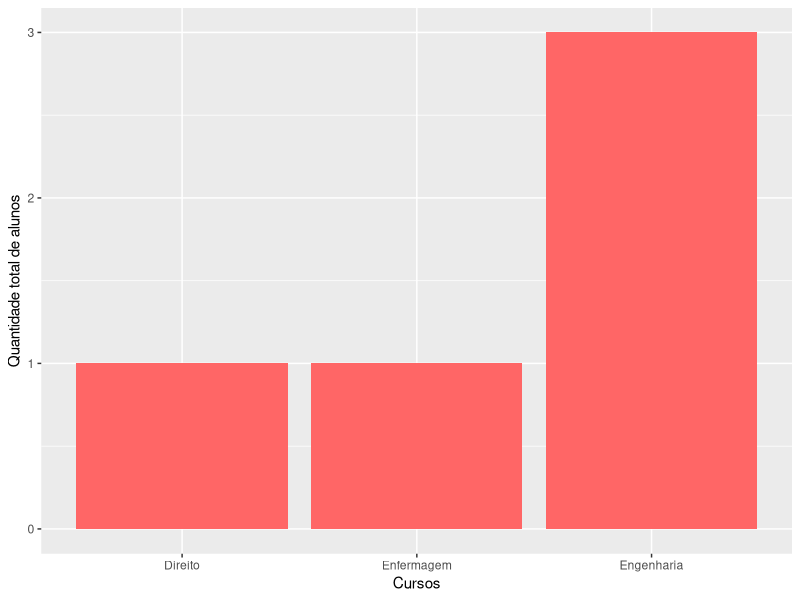
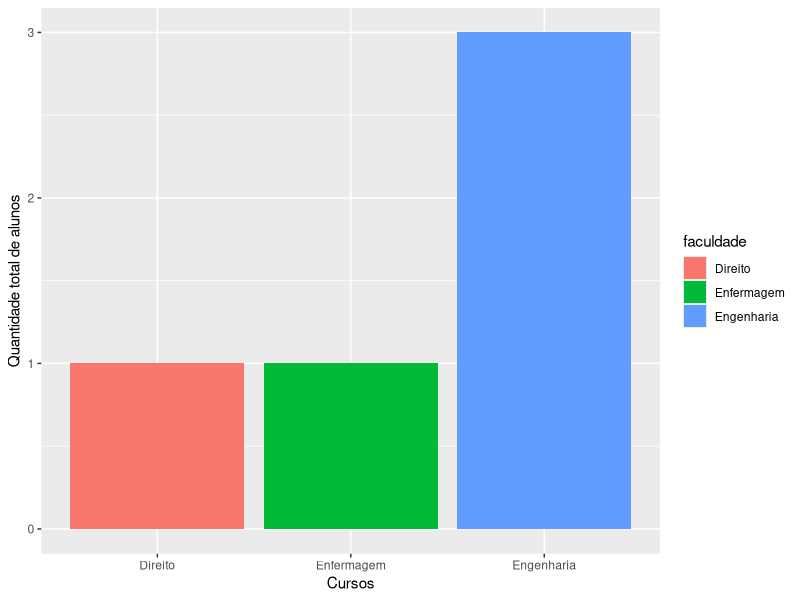
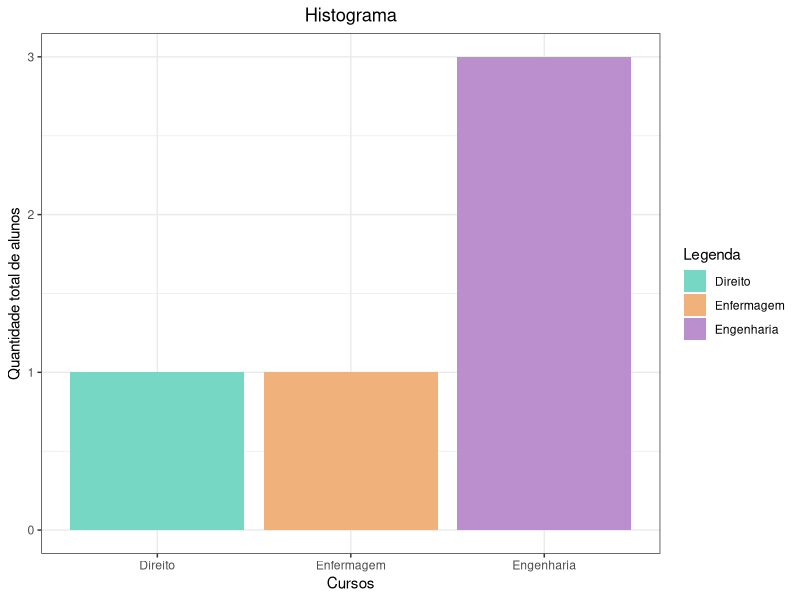
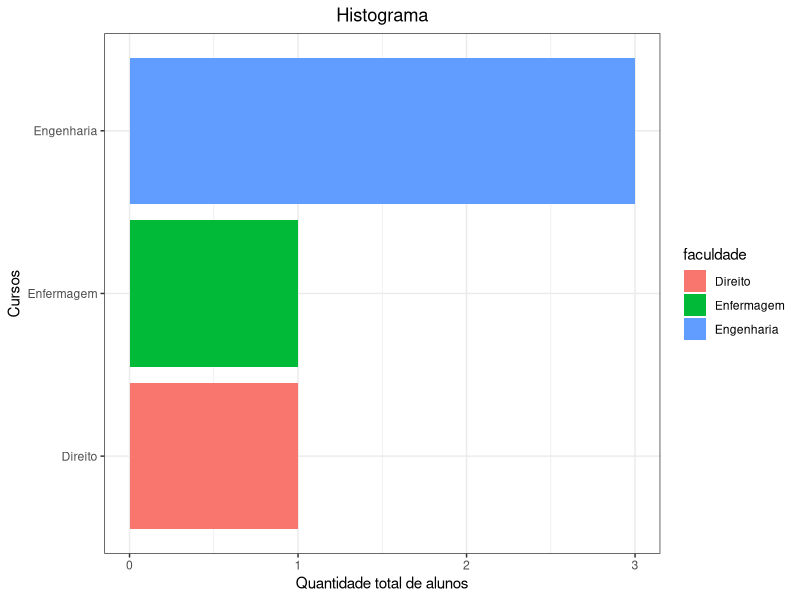
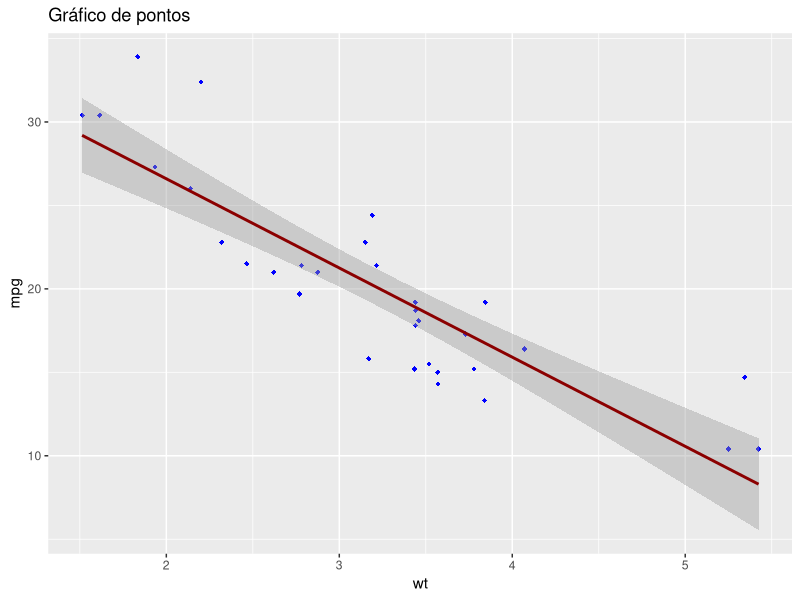
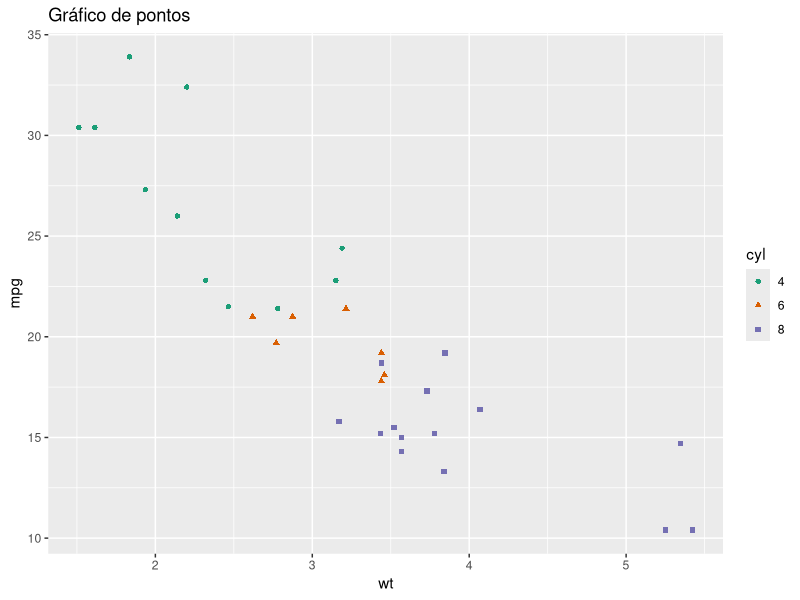
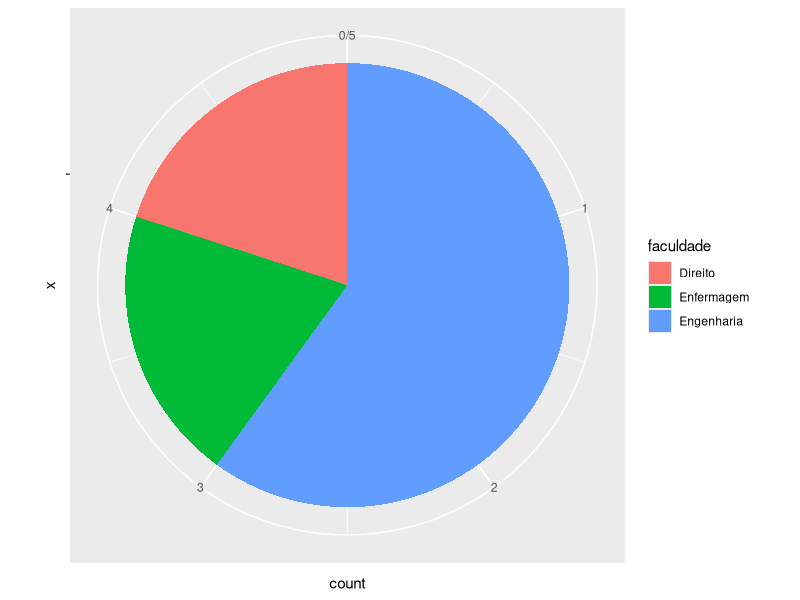
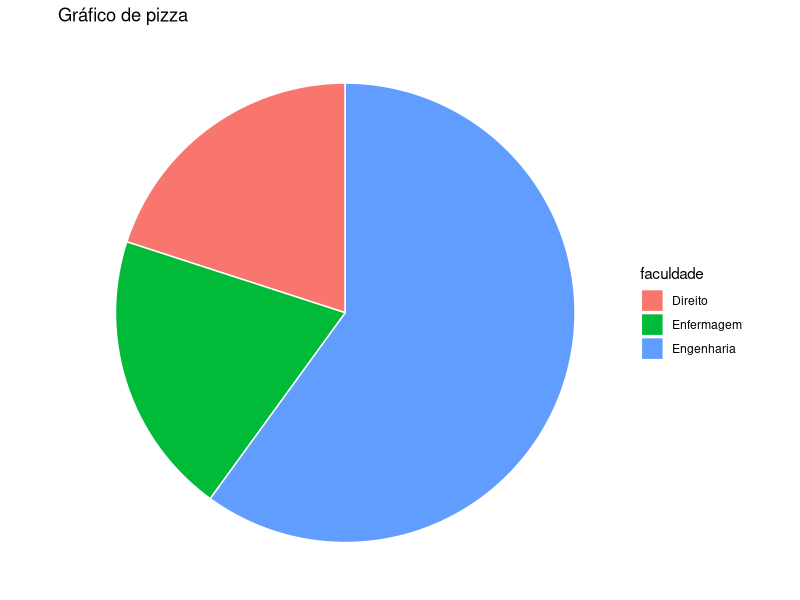

R code for these plots, in order:
# Instalar o pacote GGPLOT #
install.packages("ggplot2")

# Instalando o pacite Tidyverse #
install.packages("tidyverse")

# https://www.r-graph-gallery.com/ggplot2-package.html #

# Carregando pacote no ambiente R #
library(ggplot2)
library(tidyverse)
library(car)

# Quantidade de alunos em cada curso de faculdade #
exemplo <- data.frame(
  "nome" = c("Joana", "Maria", "Joao", "Pedro", "Jose"),
  "idade" = c(21, 25, 28, 34, 18),
  "qtd_livros" = c(5, 1, 2, 1, 3),
  "faculdade" = c("Engenharia", "Engenharia", "Direito", "Enfermagem", "Engenharia"),
  stringsAsFactors = FALSE
)

# Histograma - Mesma cor #
ggplot(exemplo, aes(x = faculdade)) +
  geom_bar(stat = "count", fill = "#FF6666") +
  xlab("Cursos") +
  ylab("Quantidade total de alunos")

# Histograma - Cores para cada classe (automatico) #
ggplot(exemplo, aes(x = faculdade, fill = faculdade)) +
  geom_bar(stat = "count") +
  xlab("Cursos") +
  ylab("Quantidade total de alunos")

# Histograma - Cores para cada classe (manual) #
ggplot(exemplo, aes(x = faculdade, fill = faculdade)) +
  geom_bar(stat = "count") +
  xlab("Cursos") +
  ylab("Quantidade total de alunos") +
  scale_fill_manual("Legenda", values = c("Direito" = "#76d7c4", "Enfermagem" = "#f0b27a", "Engenharia" = "#bb8fce")) +
  labs(title="Histograma") +
  theme_bw() +
  theme(plot.title = element_text(hjust = 0.5))

# Histograma Horizontal #
ggplot(data = exemplo, aes(x = faculdade, fill = faculdade)) +
  geom_bar(stat="count") +
  coord_flip() +
  xlab("Cursos") +
  ylab("Quantidade total de alunos") +
  ggtitle("Histograma") +
  theme_bw() +
  theme(plot.title = element_text(hjust = 0.5))

# Grafico de pontos #
mtcars$cyl <- as.factor(mtcars$cyl)

# Com regress�o $
ggplot(mtcars, aes(x=wt, y=mpg)) +
  geom_point(shape=18, color="blue") +
  geom_smooth(method=lm, color="darkred") +
  labs(title="Gráfico de pontos")

# Por classe e com cores #
ggplot(mtcars, aes(x=wt, y=mpg, shape=cyl, color=cyl)) +
  geom_point() +
  labs(title="Gráfico de pontos") +
  scale_color_brewer(palette="Dark2")

# Grafico de pizza basico #
ggplot(exemplo, aes(x="", fill=faculdade)) +
  geom_bar(stat="count", width=1) +
  coord_polar("y", start=0)

ggplot(exemplo, aes(x="", fill=faculdade)) +
  geom_bar(stat="count", width=1, color="white") +
  coord_polar("y", start=0) +
  theme_void() + labs(title = "Gráfico de pizza") # remove background, grid, numeric labels

# Calculando quantos estudantes ha em cada curso #
count.data <- exemplo %>%
              count(faculdade)

# Realizando a soma acumulativa dos dados e criando rotulos #
exemplo_2 <- count.data %>%
          mutate(faculdade = factor(faculdade, levels = c("Engenharia", "Direito", "Enfermagem")),
                 soma_acumulativa = cumsum(n),
                 midpoint = soma_acumulativa - n / 2,
                 label = paste0(round(n / sum(n) * 100, 1), "%"))

# Grafico de pizza com rótulos #
ggplot(exemplo_2, aes(x = 1, weight = n, fill = faculdade)) +
  geom_bar(width = 1, position = "stack") +
  coord_polar(theta = "y") +
  geom_text(aes(x = 1.3, y = midpoint, label = label)) +
  scale_fill_brewer(palette="Set1") +  theme_void() +
  labs(title = "Gráfico de pizza com rótulos") +
  theme(plot.title = element_text(hjust = 0.5)) + # centralizando título
  labs(fill='Cursos')
